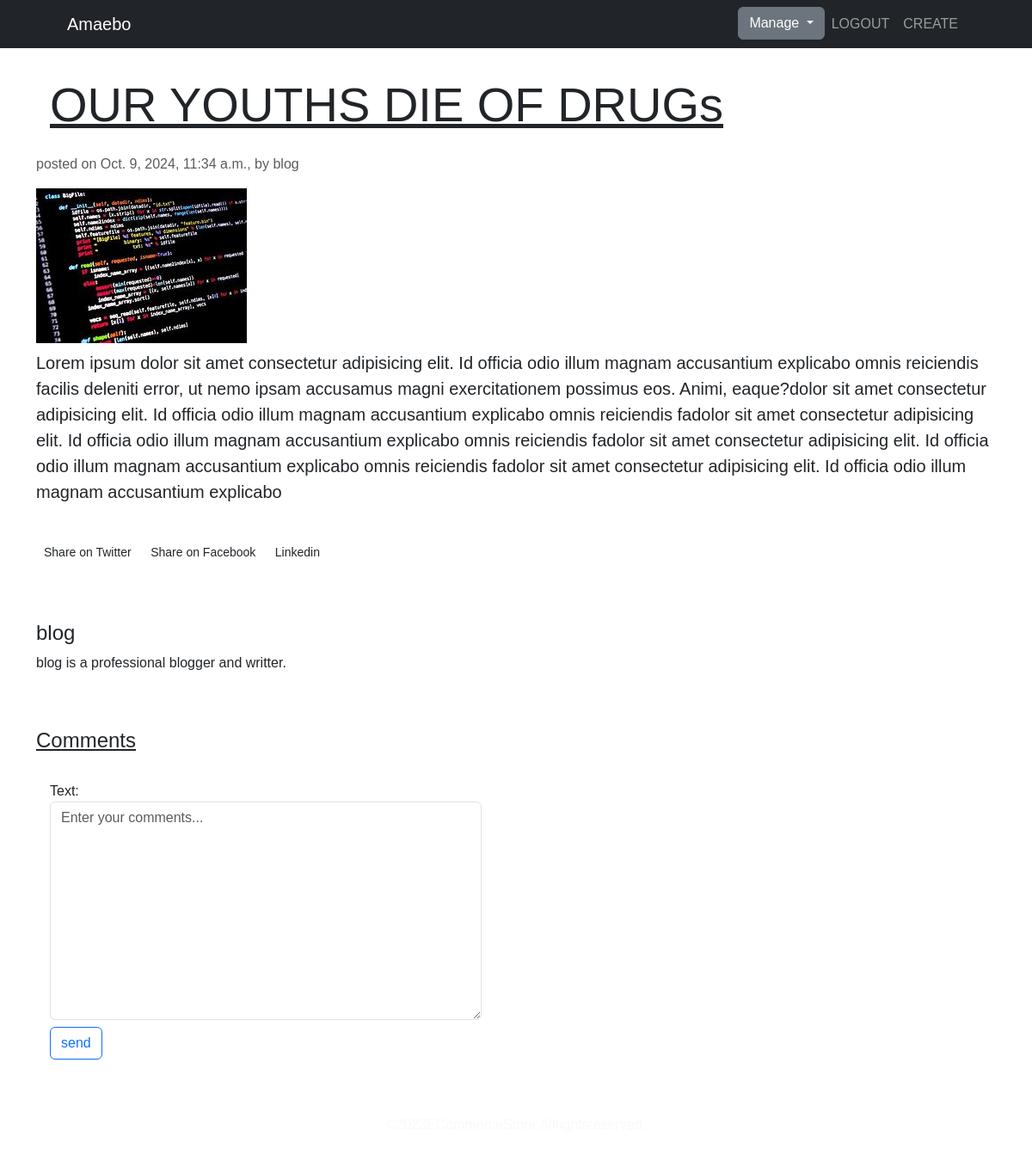
Page /detail/17/ (signed in) on the committed database.
### posts/models.py (models this page shows, shortened)
class Post(models.Model):
    title = models.CharField(max_length=150)
    body = models.TextField()
    image = models.ImageField(upload_to='post_images/', null=True, blank=True)
    created = models.DateTimeField(auto_now_add=True)
    updated = models.DateTimeField(auto_now=True)
    publish = models.BooleanField(default=True)
    author = models.ForeignKey(User, on_delete=models.CASCADE)

### posts/views.py (the view)
# urls.py: path('detail/<int:pk>/', detail, name='detail'),
@login_required
def detail(request, pk):
    post = Post.objects.get(pk=pk)
    comments = Comment.objects.filter(post=post)
    if request.method == 'POST':
        form = CreateCommentForm(request.POST)
        if form.is_valid():
            var = form.save(commit=False)
            var.author = request.user
            var.post = post
            var.save()
            context = {'post':post, 'comments':comments, 'form':form}
            return redirect('detail', pk=pk)
    else:
        form = CreateCommentForm()
        context = {'post':post, 'comments':comments, 'form':form}
        return render(request, 'posts/detail.html', context)

### posts/forms.py
class CreateCommentForm(forms.ModelForm):
    text = forms.CharField(widget=forms.Textarea(attrs={'class':'form-control', 'placeholder':'Enter your comments...'}))
    class Meta:
        model = Comment
        fields = ['text']

### templates/posts/detail.html (shortened to what this page needs)
{% extends 'base.html' %}
{% block content %}
<section>
    <div class="container">
        <div class="row">
            <div class="col-md-12">
                <h1 class="display-4 p-3 mt-3" style="text-decoration: underline;">{{post.title}}</h1>
                <p class="text-muted">posted on {{post.created}}, by {{post.author.username}}</p>
                {% if post.image %}
                <img src="{{post.image.url}}" alt="">
                {% endif %}
                <p class="lead mt-2">{{post.body}}</p>
        </div>
        <div class="row">
            <div class="col-md-6">
                <span class="badge badge-primary">Technology</span>
                <span class="badge badge-secondary">Innovation</span>
                <span class="badge badge-success">Design</span>
            </div>
            <div class="social-share mb-5">
                <a href="" class="btn btn-sm">Share on Twitter</a>
                <a href="" class="btn btn-sm">Share on Facebook</a>
                <a href="" class="btn btn-sm">Linkedin</a>
            </div>
            <div class="author-box mb-5">
                <h4 class="mt-3">{{post.author.username}}</h4>
                <p>{{post.author.username}} is a professional blogger and writter.</p>
            </div>
        </div>
        <div class="row">
            <div class="col-md-6">
                <div class="comments">
                    <h4 class="mb-3" style="text-decoration: underline;">Comments</h4>
                    <div class="p-3">
                        <form action="" method="POST">
                            {{form}}
                            <button type="submit" class="mt-2 btn btn-outline-primary">send</button>
                        </form>
                        <div class="p-3">
                        </div>
                    </div>
                </div>
            </div>
        </div>
    </div>
</section>
{% endblock %}

### templates/base.html (style rules this page uses)
body { font-family: Arial, sans-serif; }

### rows in the picture
Post: title "OUR YOUTHS DIE OF DRUGs", created "Oct. 9, 2024, 11:34 a.m.", author.username "blog", image (picture), body "Lorem ipsum dolor sit amet consectetur adipisicing elit. Id officia odio illum magnam accusantium explicabo omnis reiciendis facilis deleniti error, ut nemo ipsam accusamus magni exercitationem possimus eos. Animi, eaque?dolor sit amet consectetur adipisicing elit. Id officia odio illum magnam accusantium explicabo omnis reiciendis fadolor sit amet consectetur adipisicing elit. Id officia odio illum magnam accusantium explicabo omnis reiciendis fadolor sit amet consectetur adipisicing elit. Id officia odio illum magnam accusantium explicabo omnis reiciendis fadolor sit amet consectetur adipisicing elit. Id officia odio illum magnam accusantium explicabo"
